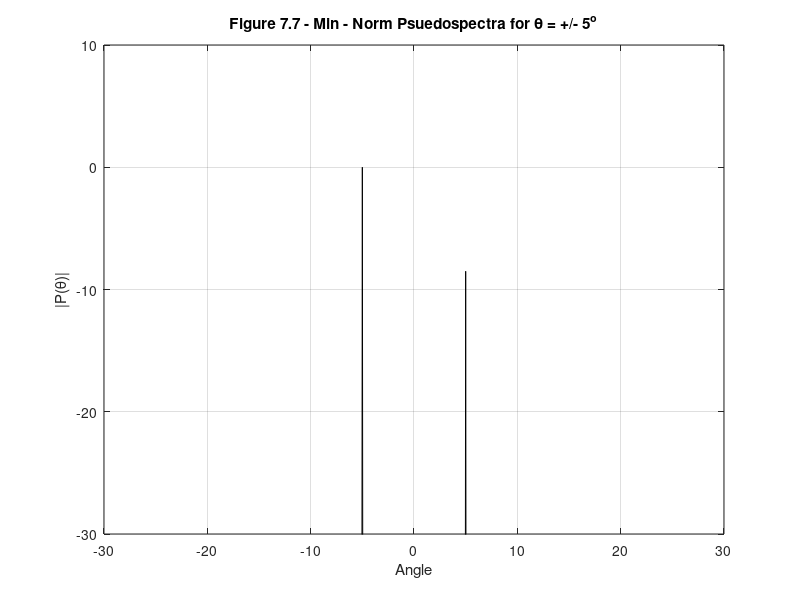

Source code (MATLAB):
%%%%%%%%%%%%%%%%%%%%%%%%%%%%%%%%%%%%%%%%%%%%%%%%%%%%%%%%%%%%%
%%                                                         %%
%% ******************************************************  %%
%% * Smart Antennas for Wireless Applications w/ Matlab *  %%
%% ******************************************************  %%
%%                                                         %%
%% Chapter 7: Ex 7.10                                      %%
%%                                                         %%
%% Author: Frank Gross                                     %%
%% McGraw-Hill, 2005                                       %%
%% Date:  1/26/2004                                        %%
%%                                                         %%
%% This code creates Figure 7.7, plot of a Min - Norm      %%
%%     Pseudospectrum for theta1= -5 & theta2 = 5          %% 
%%%%%%%%%%%%%%%%%%%%%%%%%%%%%%%%%%%%%%%%%%%%%%%%%%%%%%%%%%%%%      

%%------------------- Define Variables:--------------------%%
% M - # of elements in array                                %
% sig2 - noise variance                                     %
% D - number of signals                                     %
% th1, th2 - angles of arrival                              %
% a1, a2, a - array steering vectors                        %
% u1 - Cartesian basis vector                               %
% A - Steering vector matrix                                %
% Rss - Source correlation matrix                           %
% Rxx - Array correlation matrix                            %
% V,Dia - eigen vectors, V and eigen values, D of Rxx       %
% EN - Noise subspace matrix                                %
% P - Min - Norm Psuedospectra                              % 
%%---------------------------------------------------------%%

%%----- Given Values -----%%

M = 6;  sig2 = .1;  D = 2;

th1 = -5*pi/180;  th2 = 5*pi/180;

temp = eye(M);  u1 = temp(:,1);

%%----- Create array steering vectors, a1 & a2 -----%%

a1 = [];  a2 = [];
i = 1:M;
a1 = exp(1j*(i-1)*pi*sin(th1));
a2 = exp(1j*(i-1)*pi*sin(th2));

%%----- Create A, Rss, Rxx -----%%

A=[a1.' a2.']; Rss = [1 0;0 1];  Rxx = A*Rss*A' + sig2*eye(M);

%%----- Calculate the noise subspace matrix of eigen vectors, EN -----%%

[V,Dia] = eig(Rxx); [Y,Index] = sort(diag(Dia));  % sort eigenvalues from least to greatest

EN = V(:,Index(1:M-D));    % calculate the noise subspace matrix of eigenvectors
                           % using the sorting done in the previous line
ES = V(:,Index(M-1:M));

%%----- Create Nin-Norm Psuedospectrum -----%%

for k=1:180;
    th(k) = -pi/6 + pi*k/(3*180);
    clear a
    a = [];
    for jj = 1:M
       a = [a exp(1j*(jj-1)*pi*sin(th(k)))];
    end
    P(k) = 1./abs(conj(a)*EN*EN'*u1).^2; 
end

%%----- Plot Results -----%%

plot(th*180/pi,10*log10(P/max(P)),'k')
grid on
title(['\bfFigure 7.7 - Min - Norm Psuedospectra for \theta = +/- 5^o'])
xlabel('Angle')
ylabel('|P(\theta)|')
axis([-30 30 -30 10])